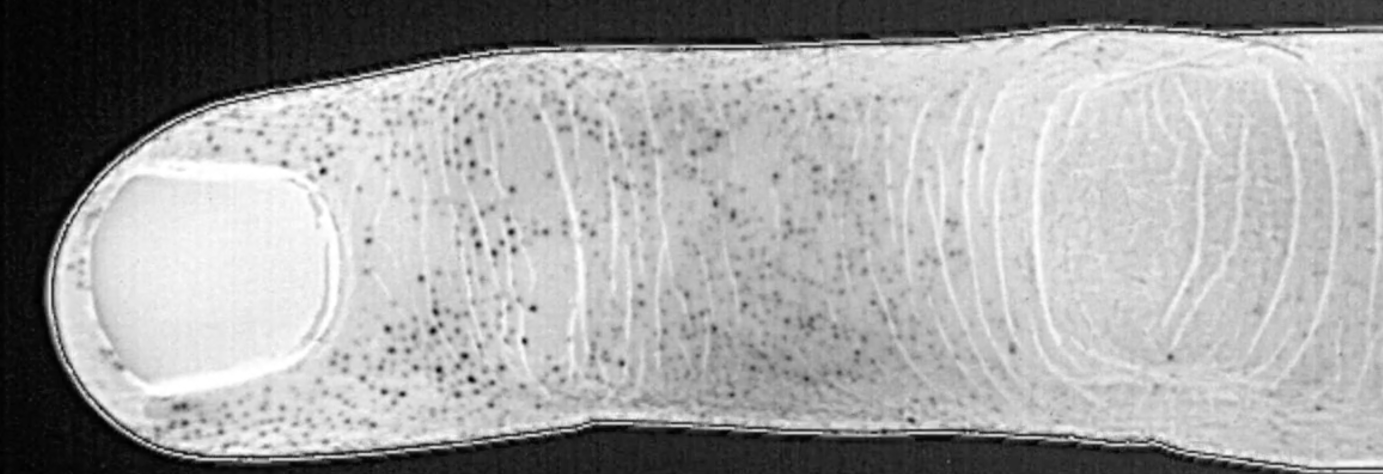
#> input picture images/finger1.png, 2766 x 948 px, found by its file name (shown at 1/2 size); the run also reads 1 picture not shown here
$ jupyter execute SweatPoresDetection.ipynb
#> lines starting #> are read from the running program, lines starting #| are printed output that depends on the picture; after the words box and inside, x2 and y2 are one past the last pixel; in counts of white or black regions, pixels touching at a corner belong together
# Image Segmentation - Thresholding

[cell 1]
# Import necessary libraries
import cv2 # image processing and filtering such as color space conversion, histograms, and, geometric transformations
import numpy as np # arithmetic and algebra
import math
from matplotlib import pyplot as plt # data visualization
from PIL import Image # Image editing, drawing, and enhancement
from skimage.metrics import structural_similarity as ssim

[cell 2]
# OpenCV - thresholding
# import image
image_path = '/Users/rickysu/Projects/sweatPoresActivation/images/finger1.png'

# init_image is a 2D-array of shape (height(rows), width(cols))
# Each element in init_image will be an integer value between 0 and 255,
# representing the intensity of the corresponding pixel in the grayscale image.
init_image = cv2.imread(image_path, cv2.IMREAD_GRAYSCALE) # change the image to grayscale.
#> init_image is the input picture: shape (948, 2766); min 0, max 255, mean 163

# Display the image using matplotlib
plt.imshow(init_image, cmap='gray')  # cmap='gray' ensures it's shown in grayscale
plt.show()

## Global Thresholding - binary thresholding

[cell 3]
# Apply simple binary thresholding
# If a pixel value is greater than the threshold (let's say 127), it is set to 255 (white); otherwise, it is set to 0 (black).
# cv2.threshold is an OpenCV function that applies fixed-level thresholding to a single-channel array
# cv2.threshold (source image, threshold value, maxium value to use with the "thresh binary",
#                                               it creates a binary image where the thresholding condition is applied)
# thresholded_image: result of the thresholding operation, a binary image where pixels are either 0 or 255
# retval: is the threshold value used

retval, thresholded_image = cv2.threshold(init_image, 127, 255, cv2.THRESH_BINARY)
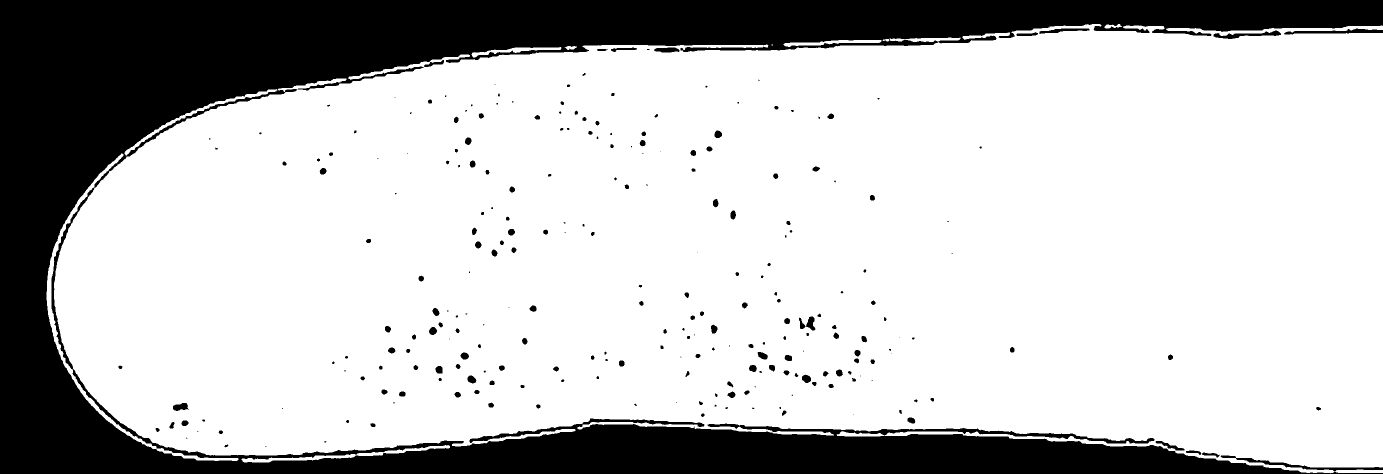
#> thresholded_image: shape (948, 2766) (shown at 1/2 size); 76.3% white; 257 black regions (83 under 20 px), largest, box (x1, y1, x2, y2) and area: (0, 0, 2766, 948) 602751, (2441, 911, 2766, 943) 1653, (2568, 57, 2766, 69) 1131

[cell 4]
# Display the original and thresholded images for comparison

plt.figure(figsize=(10, 5)) # creates the new figure for plotting in the specified size

 # creates a subplot in a grid that is 1 row by 2 columns, and selects the first subplot as the current plot.
plt.subplot(1, 2, 1)
plt.title('Original Grayscale Image')
plt.imshow(init_image, cmap='gray')

#creates a subplot in a grid that is 1 row by 2 columns, and selects the second subplot as the current plot.
plt.subplot(1, 2, 2)
plt.title('Thresholded Image')
plt.imshow(thresholded_image, cmap='gray')

plt.show()

## Adaptive Thresholding
### Adaptive thresholding adjusts the threshold value for different regions of the image based on their local pixel intensities

## 1. Mean thresholding

[cell 5]
# Determine threshold for each pixel:
# For every pixel, the algorithm calculates the mean of the pixel values in a block (neighborhood) around that pixel
# (excluding the pixel itself). The size of this block is defined by the parameter 11, meaning an 11x11 block.

# Applying the threshold:
# If the pixel's value is greater than the mean minus C (where C is 2 in this case), the pixel is set to the maximum value (255, white).
# Otherwise, it is set to the minimum value (0, black).

mean_thresh_image = cv2.adaptiveThreshold(init_image, 255, cv2.ADAPTIVE_THRESH_MEAN_C, cv2.THRESH_BINARY, 11, 2)
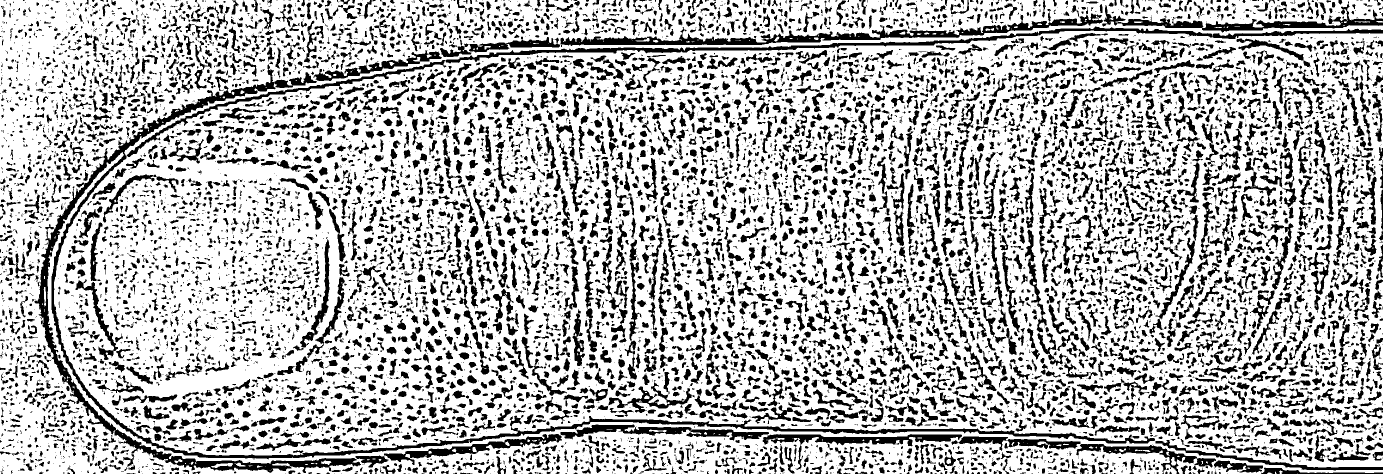
#> mean_thresh_image: shape (948, 2766) (shown at 1/2 size); 72.1% white; 10556 black regions (5226 under 20 px), largest, box (x1, y1, x2, y2) and area: (69, 120, 2310, 946) 42984, (1121, 10, 2206, 92) 13391, (891, 53, 2766, 127) 11870

# Display the image using matplotlib
plt.imshow(mean_thresh_image, cmap='gray')  # cmap='gray' ensures it's shown in grayscale
plt.title('Mean Adaptive Thresholding')
plt.show()

## 2. Gaussian thresholding

[cell 6]
# Determining the Threshold for Each Pixel:
# For every pixel in the image, the algorithm calculates a weighted sum of the pixel values in its neighborhood.
# The weights are determined by a Gaussian function, centered on the pixel in question.
# The size of the neighborhood is defined by the block size, which is 11x11 in this case.

# Applying the Threshold:
# The calculated Gaussian-weighted sum minus the constant C (2 in this instance) serves as the threshold.
# If a pixel's value is higher than this threshold, it is set to the maximum value (255, white).
# Otherwise, it is set to the minimum value (0, black).

gaussian_thresh_image = cv2.adaptiveThreshold(init_image, 255, cv2.ADAPTIVE_THRESH_GAUSSIAN_C, cv2.THRESH_BINARY, 11, 2)

[cell 7]
# Display the image using Matplotlib
plt.imshow(gaussian_thresh_image, cmap='gray')
plt.title('Gaussian Adaptive Thresholding')
plt.axis('off')
plt.show()

## Block Size Determination
### The block size is an odd positive integer that represents the side length of a square neighborhood around each pixel.

### The choice of block size is the trade-off between local sensitivity and how resistant it is to being messed up by things like noise and changes in lighting.

### Normally we start with a medium block size 11 X 11.If the picture looks too messy or broken up, making the block size bigger can help make it clearer. But if you're losing important stuff or the picture looks too smoothed out, making the block size smaller can keep more of the small details.

### The constant value C helps to adjust the threshold value for each pixel based on its surrounding neighborhood

[cell 8]
# Checking the result for different block size

gaussian_thresh_image_11 = cv2.adaptiveThreshold(init_image, 255, cv2.ADAPTIVE_THRESH_GAUSSIAN_C, cv2.THRESH_BINARY, 11, 2)
gaussian_thresh_image_9 = cv2.adaptiveThreshold(init_image, 255, cv2.ADAPTIVE_THRESH_GAUSSIAN_C, cv2.THRESH_BINARY, 9, 2)
gaussian_thresh_image_7 = cv2.adaptiveThreshold(init_image, 255, cv2.ADAPTIVE_THRESH_GAUSSIAN_C, cv2.THRESH_BINARY, 7, 2)
gaussian_thresh_image_5 = cv2.adaptiveThreshold(init_image, 255, cv2.ADAPTIVE_THRESH_GAUSSIAN_C, cv2.THRESH_BINARY, 5, 2)

[cell 9]
# Create a figure with 4 subplots
fig, axs = plt.subplots(2, 2, figsize=(10, 10))

# Display the images in the subplots
# Notice that there's a "~" operator before gaussian_threshold_image. It inverts the pixels value
# so white pixels (255) become black (0), and black pixels (0) become white (255).

axs[0, 0].imshow(~gaussian_thresh_image_11, cmap='gray')
axs[0, 0].set_title('Block Size: 11 X 11')
axs[0, 0].axis('off')

axs[0, 1].imshow(~gaussian_thresh_image_9, cmap='gray')
axs[0, 1].set_title('Block Size: 9 X 9')
axs[0, 1].axis('off')

axs[1, 0].imshow(~gaussian_thresh_image_7, cmap='gray')
axs[1, 0].set_title('Block Size: 7 X 7')
axs[1, 0].axis('off')

axs[1, 1].imshow(~gaussian_thresh_image_5, cmap='gray')
axs[1, 1].set_title('Block Size: 5 X 5')
axs[1, 1].axis('off')

# Adjust the spacing between subplots
plt.tight_layout()

# Display the plot
plt.show()

[cell 10]
# Define the block sizes and C values to try
block_sizes = [11, 9, 7, 5]
c_values = [1, 2, 3, 4]

# Create a figure with subplots
fig, axs = plt.subplots(4, 4, figsize=(12, 12))
axs = axs.ravel()

# Apply adaptive thresholding with different block sizes and C values
for i, block_size in enumerate(block_sizes):
    for j, c_value in enumerate(c_values):
        gaussian_thresh_image = cv2.adaptiveThreshold(
            init_image, 255, cv2.ADAPTIVE_THRESH_GAUSSIAN_C,
            cv2.THRESH_BINARY, block_size, c_value
        )

        # Display the image in the corresponding subplot
        index = i * 4 + j
        axs[index].imshow(~gaussian_thresh_image, cmap='gray')
        axs[index].set_title(f'Block Size: {block_size}, C: {c_value}')
        axs[index].axis('off')

# Adjust the spacing between subplots
plt.tight_layout()

# Show the plot
plt.show()
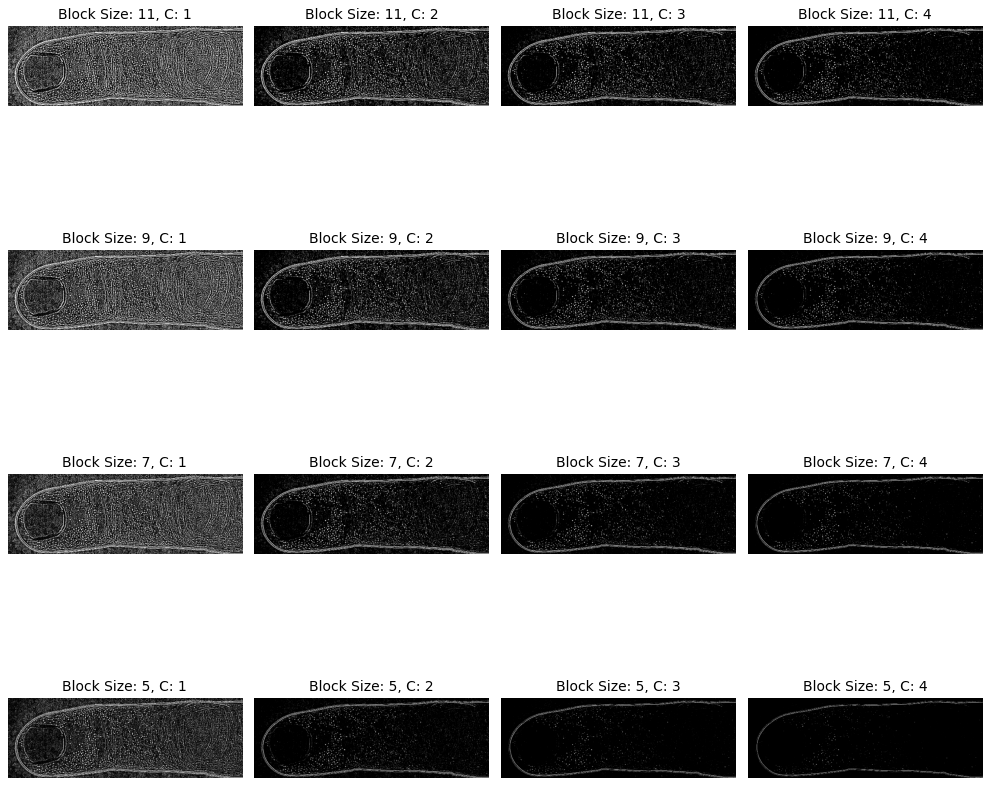
#> figure drawn by matplotlib, 16 panels

## Automatic block size and C value selection:
### We can automatically determine the block size and C value based on the image dimensions.

[cell 11]
# Calculate the block size based on the image dimensions
rows, cols = init_image.shape

# -------------- Block Size -------------- #
# calculate the block size that is a fraction of the image width or height
block_size1 = int(cols / 8)
# Calculate the block size based on the square root of the image area
block_size2 = int(np.sqrt(rows * cols))
# Calculate the block size based on the logarithm of the image dimensions
block_size3 = int(np.log2(min(rows, cols)))

# --------------  C Value   -------------- #
# Define the target image size and corresponding ideal C value
target_width = 1000
target_height = 2700
target_c_value = 3

# Calculate the ratio of the current image size to the target size (the smaller the size of image the greater the C value, vice versa)
width_ratio =  target_width /  cols
height_ratio = target_height / rows

# Calculate the C value based on the size ratio and target C value
c_value = target_c_value * width_ratio * height_ratio

# Round the C value to two decimal places
c_value = round(c_value, 2)


# List of block size variables
block_sizes = [block_size1, block_size2, block_size3]

# Ensure the block size is odd
for i in range(len(block_sizes)):
    if block_sizes[i] % 2 == 0:
        block_size[i] += 1

print("rows:", rows,"cols: ", cols)
#| rows: 948 cols:  2766
print()
print("Fraction generated block size: ", block_size1)
#| Fraction generated block size:  345
print("Square root generated block size: ", block_size2)
#| Square root generated block size:  1619
print("Log generated block size: ", block_size3)
#| Log generated block size:  9
print()
print("C Value: {:.2f}".format(c_value))
#| C Value: 3.09

## Pipeline 1: Image details amplification System
### This pipeline is going to take a list of image paths as a parameter and display the modified images
### The guassian_thresholding function will be called from the display_gaussian_thresholded_images function

[cell 12]
def getBlockSize(init_image):
    # Calculate the block size based on the image dimensions
    rows, cols = init_image.shape

    # Calculate the block size based on the logarithm of the image dimensions
    block_size = int(np.log2(min(rows, cols)))

    # Ensure the block size is odd
    if block_size % 2 == 0:
        block_size += 1

    return block_size

[cell 13]
# Define the target image size and corresponding ideal C value
# The way I determined the target (width, height, and C_value) is based on multiple experiments
# that yielded the best results for my specific case
# Image base: finger1.png (use this image as my target size sample)

def getC_value(init_image):
    # get the rows and cols of the image dimensions
    rows, cols = init_image.shape

    # Image base: finger1.png
    target_width = 1000
    target_height = 2700
    target_c_value = 3

    # Calculate the ratio of the current image size to the target size
    width_ratio =  target_width /  cols
    height_ratio = target_height / rows

    # Calculate the C value based on the size ratio and target C value
    c_value = target_c_value * width_ratio * height_ratio

    # Round the C value to two decimal places
    c_value = round(c_value, 2)

    return c_value

[cell 14]
# Function: gaussian_thresholding
# Param: image_path, block_size, and c_value

def gaussian_thresholding(image_path, block_size=7, c_value=3):
    # Read the image in grayscale
    init_image = cv2.imread(image_path, cv2.IMREAD_GRAYSCALE)

    # size of the image
    rows, cols = init_image.shape

    # determine the block size automatically
    block_size = getBlockSize(init_image)

    # determine the c value automatically
    c_value = getC_value(init_image)

    # create dictionary info to store information about this image
    info = {
        'rows': rows,
        'cols': cols,
        'block_size': block_size,
        'c_value': c_value
    }

    # Apply adaptive Gaussian thresholding
    gaussian_thresh_image = cv2.adaptiveThreshold(
        init_image, 255, cv2.ADAPTIVE_THRESH_GAUSSIAN_C,
        cv2.THRESH_BINARY, block_size, c_value
    )

    return gaussian_thresh_image, info

[cell 15]
# Function: display_images
#           This function will show the processed image with the Gaussian thresholding method
# Param: image_path(s)
#        image_path is a list of image paths

def display_gaussian_thresholded_images(image_paths):
    # Create a figure with subplots
    # Note: plt.subplots() returns a tuple containing the figure object (fig)
    #                      and an array of subplot axes objects (axs)

    #       2 represents the number of columns
    fig, axs = plt.subplots(len(image_paths), 2, figsize=(10, 5*len(image_paths)))

    # Iterate over the image paths
    for i, image_path in enumerate(image_paths):

        # Apply Gaussian thresholding to the image
        gaussian_thresh_image, info = gaussian_thresholding(image_path)
#> in gaussian_thresholding, `block_size = getBlockSize(init_image)`: block_size = 9
#> in gaussian_thresholding, `c_value = getC_value(init_image)`: c_value = 3.09
#> in gaussian_thresholding, `info = { 'rows': rows, 'cols': cols, 'block_size': block_size, 'c_valu..`: info = {'rows': 948, 'cols': 2766, 'block_size': 9, 'c_value': 3.09}
#> in gaussian_thresholding, `gaussian_thresh_image = cv2.adaptiveThreshold( init_image, 255, cv2.AD..`:
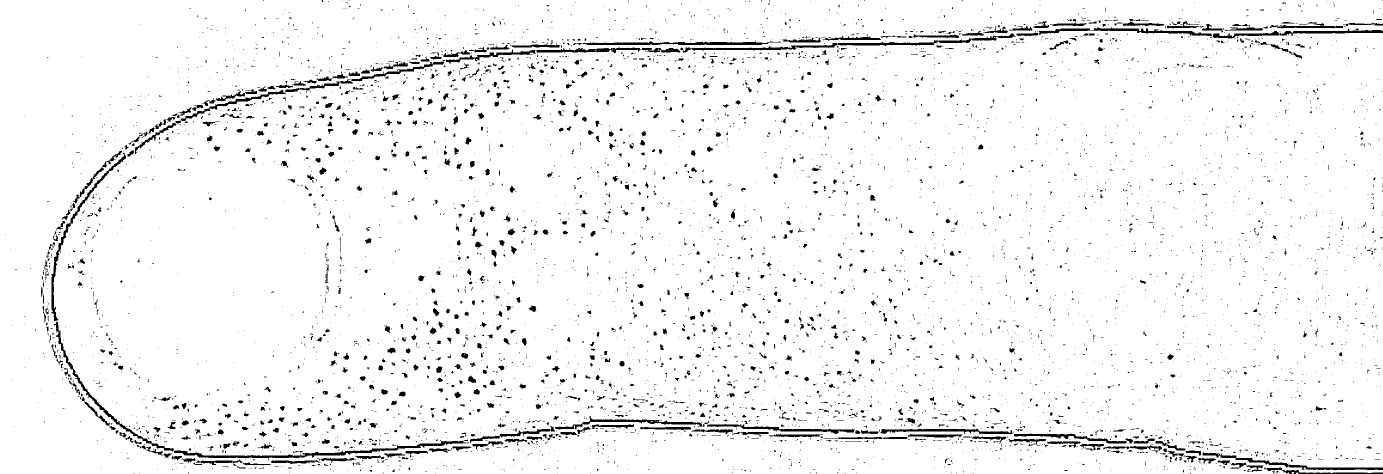
#> gaussian_thresh_image: shape (948, 2766) (shown at 1/2 size); 95.9% white; 6225 black regions (5334 under 20 px), largest, box (x1, y1, x2, y2) and area: (348, 880, 938, 921) 3025, (891, 95, 1283, 128) 2094, (103, 305, 252, 643) 1986

        # Display the original and processed images
        # first row is going to show the original images
        axs[i, 0].imshow(cv2.imread(image_path, cv2.IMREAD_GRAYSCALE), cmap='gray')
        axs[i, 0].set_title('Original Image')
        axs[i, 0].axis('off')

        # the second row is going to show the modified images
        axs[i, 1].imshow(~gaussian_thresh_image, cmap='gray')
        axs[i, 1].set_title('Gaussian Thresholding')
        axs[i, 1].text(0.5, -0.1, info, ha='center', va='center', transform=axs[i, 1].transAxes)
        axs[i, 1].axis('off')

    # Adjust the spacing between subplots
    plt.tight_layout()

    # Display the plot
    plt.show()

[cell 16]
# Note: It's crucial to ensure that the images being imported are of high quality and clarity
#       The object should be positioned parallel to the camera to minimize reflections and avoid any ambiguity or vagueness

image_paths =  ['/Users/rickysu/Projects/sweatPoresActivation/images/finger1.png',
                '/Users/rickysu/Projects/sweatPoresActivation/images/palm.png',
                '/Users/rickysu/Projects/sweatPoresActivation/images/fingers.png',
                '/Users/rickysu/Projects/sweatPoresActivation/images/righthand-trail1.png']

display_gaussian_thresholded_images(image_paths)

## Pipeline 2: Image selection
### This pipeline is going to select a good candidate that can be passed down and do further analysis
### A larger block size with a larger C value will result in a less localized and less sensitive thresholding, being more tolerant to noise but potentially missing finer details.

[cell 17]
 # Apply Gaussian thresholding to the image
image_path = '/Users/rickysu/Projects/sweatPoresActivation/images/fingers.png' # bad candidate
gaussian_thresh_image, info = gaussian_thresholding(image_path)

# Using C value as a threshold
print("Information of the image: ",info, type(info))
print("C_value: ", info["c_value"], type(info["c_value"]))

[cell 18]
def select_images(image_paths):
    # A list of candidates
    candidates = []

    for image_path in image_paths:
        # apply the thresholding method to the current image
        gaussian_thresh_image, info = gaussian_thresholding(image_path)

        # Check if the C value is less than 5
        c_value = info["c_value"]
        if c_value < 5:
            candidates.append(gaussian_thresh_image)

    return candidates

[cell 19]
def display_selected_images(selected_images):
    num_images = len(selected_images)
    num_cols = 3
    num_rows = (num_images + num_cols - 1) // num_cols

    fig, axes = plt.subplots(num_rows, num_cols, figsize=(12, 4 * num_rows))
    axes = axes.flatten()

    for i, image in enumerate(selected_images):
        axes[i].imshow(cv2.cvtColor(~image, cv2.COLOR_GRAY2RGB))
        axes[i].set_title(f"Image {i+1}")
        axes[i].axis("off")

    for i in range(num_images, len(axes)):
        axes[i].axis("off")

    plt.tight_layout()
    plt.show()


selected_images = select_images(image_paths)
display_selected_images(selected_images)
#> in display_selected_images, `plt.show()`:
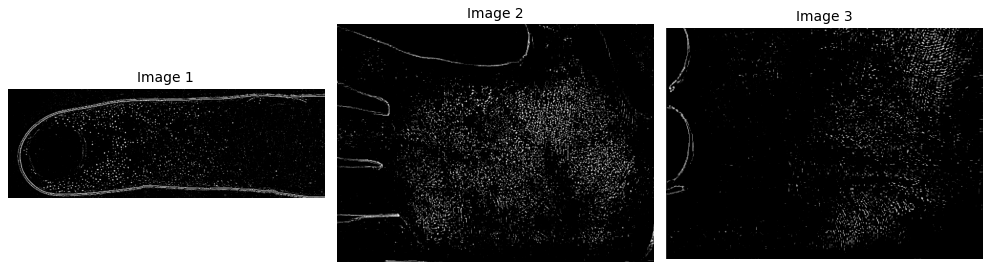
#> figure drawn by matplotlib, 3 panels
